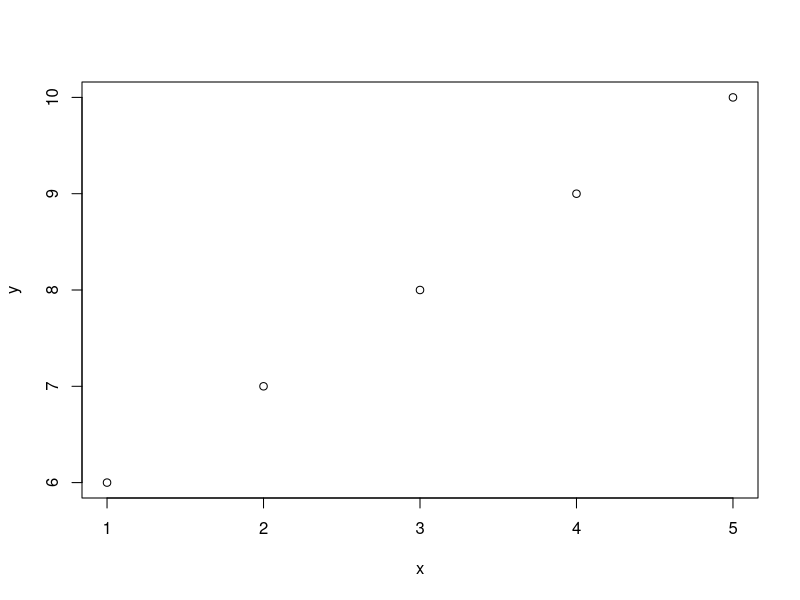
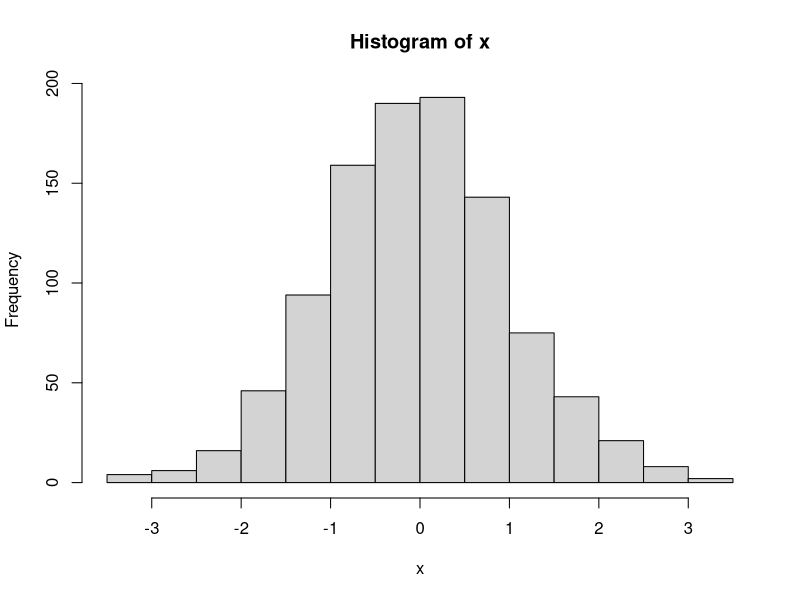
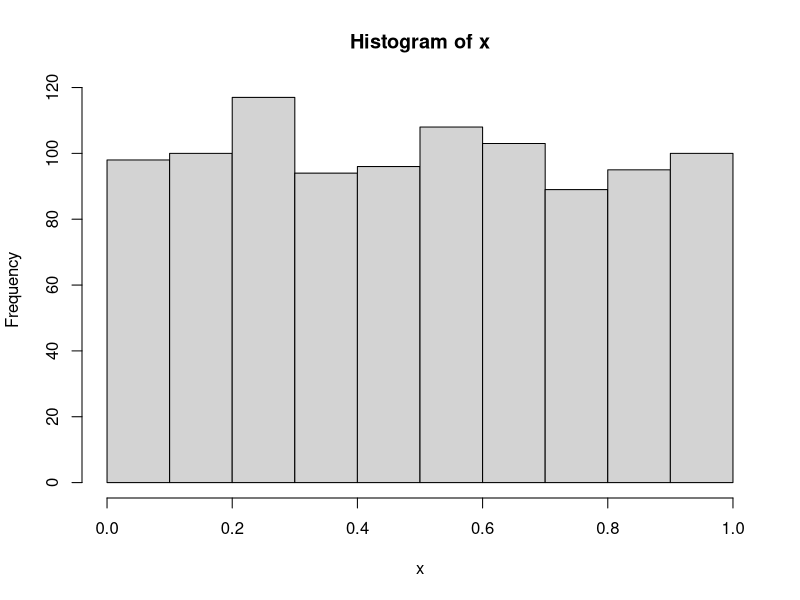
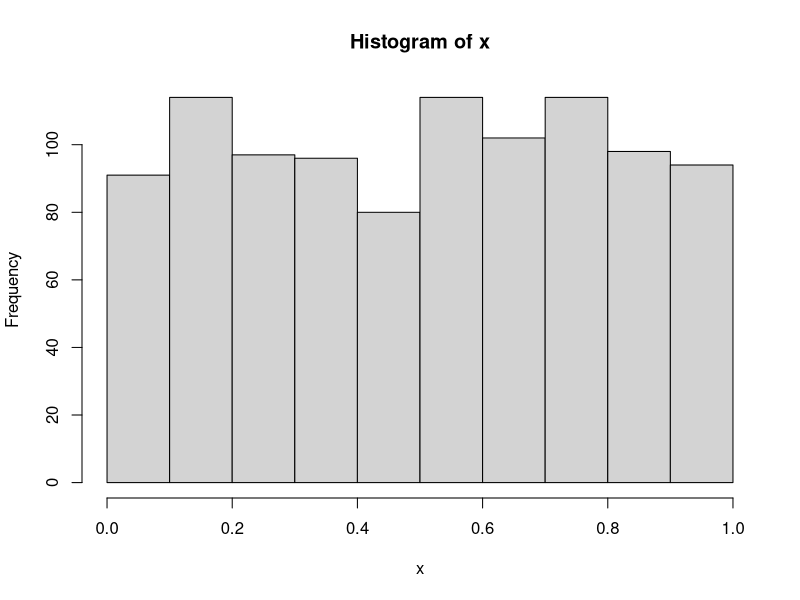
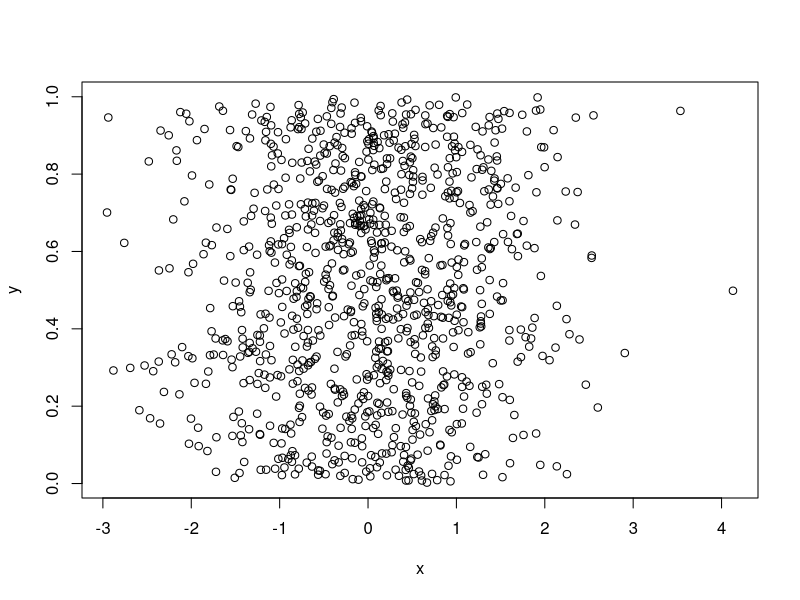
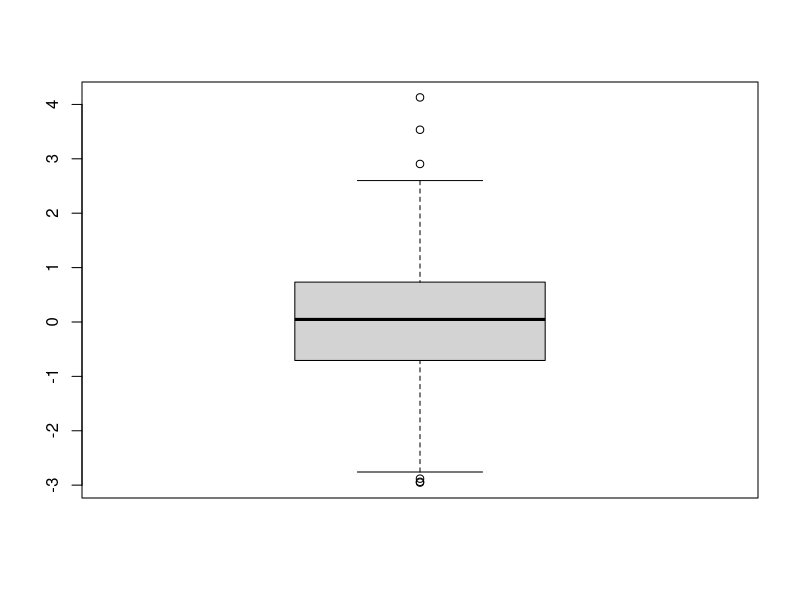
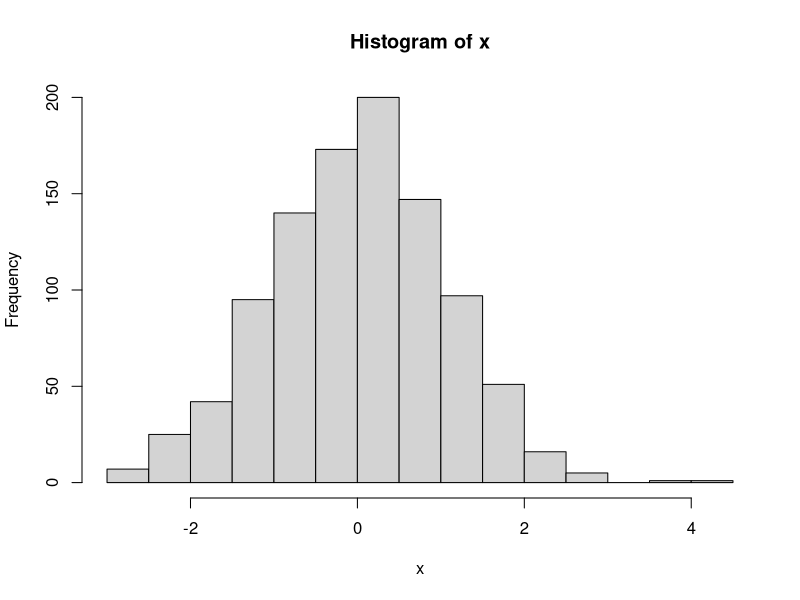
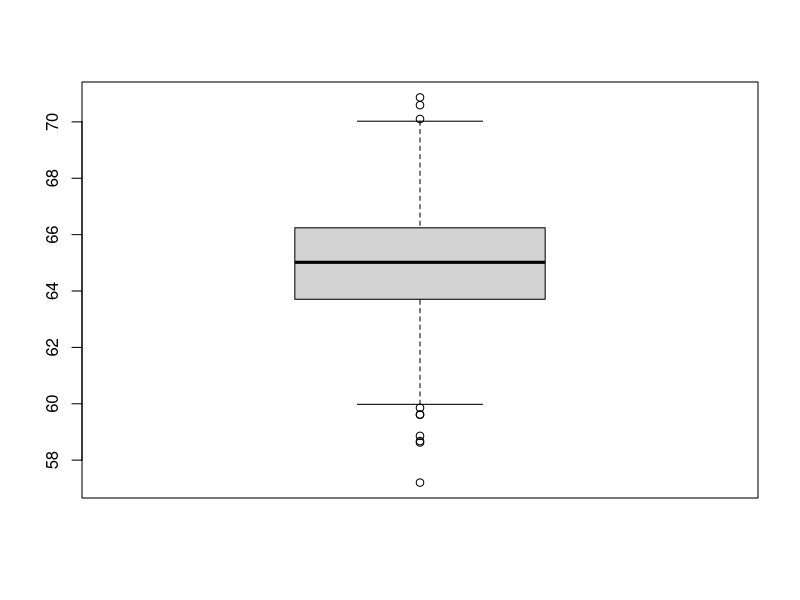

Reproduce these figures in R, in order.
######################################
### Laboratorio de R: 01
######################################

x = 1
y = 2

# Comparacoes
x < y
x > y
x == y

# operacoes basicas
x+y
x-y
x*y
x/y
y^2
y^3

# vetores
x = c(1,2,3,4,5)
y = c(6,7,8,9,10)

n_x = length(x)
n_y = length(y)

sum(x)
mean(x)
median(x)
min(x)
max(x)

x+y
x*y

plot(x,y)

# matrix
A = matrix(c(1,2,3,4),ncol=2)
A

# numeros aleatorios
x = rnorm(1000)
hist(x)
x = runif(1000)
hist(x)

# distribuicao normal
pnorm(0)
pnorm(2)
pnorm(5)

qnorm(0.05)
qnorm(0.025)

# comando IF
a = 8
b = 10
if(a < b){
  print("a é menor do que b")
}

a = 18
b = 10
if(a < b){
  x = rnorm(1000)
} else {
  x = runif(1000)
}
hist(x)

# comando FOR

x = c()
for(i in 1:10){
  x[i] = rnorm(1)
}
x
length(x)


x = c()
y = c()
for(i in 1:1000){
  x[i] = rnorm(1)
  y[i] = runif(1)
}

plot(x,y)

boxplot(x)
hist(x)


# Comando IF + FOR
x = c()
for(i in 1:100){
  if(i<= 50){
    x[i] = 0
  } else{
    x[i] = 1
  }
}
table(x)

# summary()

peso = rnorm(1000, mean = 65, sd = 2)

summary(peso)
boxplot(peso)
hist(peso)
sd(peso)

# Simulando dados de uma regressao linear

# y = b0 + b1x + u

n = 10000
u = rnorm(n)
b0 = 0.8
b1 = 0.67
x = rnorm(n, mean = 10)
y = b0 + b1*x + u
plot(x,y)
lm(y~x)

# algumas funcoes
x = rnorm(10)
abs_x = abs(x)
sqrt(abs(x))
log(abs(x))

abs_x2 = c()
for(i in 1:10){
  abs_x2[i] = abs(x[i])
}
abs_x2






















